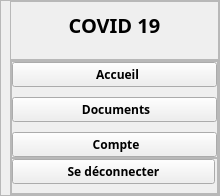
     <widget class="QWidget" name="leftMenu" native="true">
      <property name="sizePolicy">
       <sizepolicy hsizetype="Preferred" vsizetype="Expanding">
        <horstretch>0</horstretch>
        <verstretch>0</verstretch>
       </sizepolicy>
      </property>
      <property name="minimumSize">
       <size>
        <width>220</width>
        <height>0</height>
       </size>
      </property>
      <property name="maximumSize">
       <size>
        <width>220</width>
        <height>16777215</height>
       </size>
      </property>
      <layout class="QVBoxLayout" name="verticalLayout_6">
       <property name="spacing">
        <number>6</number>
       </property>
       <property name="leftMargin">
        <number>0</number>
       </property>
       <property name="topMargin">
        <number>0</number>
       </property>
       <property name="rightMargin">
        <number>0</number>
       </property>
       <property name="bottomMargin">
        <number>0</number>
       </property>
       <item>
        <widget class="QFrame" name="leftMenuFrame">
         <property name="sizePolicy">
          <sizepolicy hsizetype="Preferred" vsizetype="Expanding">
           <horstretch>0</horstretch>
           <verstretch>0</verstretch>
          </sizepolicy>
         </property>
         <property name="frameShape">
          <enum>QFrame::StyledPanel</enum>
         </property>
         <property name="frameShadow">
          <enum>QFrame::Raised</enum>
         </property>
         <layout class="QVBoxLayout" name="verticalLayout_7">
          <property name="spacing">
           <number>0</number>
          </property>
          <property name="leftMargin">
           <number>9</number>
          </property>
          <property name="topMargin">
           <number>0</number>
          </property>
          <property name="rightMargin">
           <number>0</number>
          </property>
          <property name="bottomMargin">
           <number>0</number>
          </property>
          <item>
           <widget class="QFrame" name="frame_2">
            <property name="frameShape">
             <enum>QFrame::StyledPanel</enum>
            </property>
            <property name="frameShadow">
             <enum>QFrame::Raised</enum>
            </property>
            <layout class="QHBoxLayout" name="horizontalLayout_8">
             <property name="bottomMargin">
              <number>20</number>
             </property>
             <item>
              <widget class="QLabel" name="logoLbl">
               <property name="font">
                <font>
                 <family>Noto Sans</family>
                 <pointsize>15</pointsize>
                 <weight>75</weight>
                 <bold>true</bold>
                </font>
               </property>
               <property name="text">
                <string>COVID 19</string>
               </property>
               <property name="alignment">
                <set>Qt::AlignCenter</set>
               </property>
              </widget>
             </item>
            </layout>
           </widget>
          </item>
          <item>
           <widget class="QFrame" name="frame_3">
            <property name="sizePolicy">
             <sizepolicy hsizetype="Preferred" vsizetype="Expanding">
              <horstretch>0</horstretch>
              <verstretch>0</verstretch>
             </sizepolicy>
            </property>
            <property name="frameShape">
             <enum>QFrame::StyledPanel</enum>
            </property>
            <property name="frameShadow">
             <enum>QFrame::Raised</enum>
            </property>
            <layout class="QVBoxLayout" name="verticalLayout_9">
             <property name="spacing">
              <number>0</number>
             </property>
             <property name="leftMargin">
              <number>0</number>
             </property>
             <property name="topMargin">
              <number>0</number>
             </property>
             <property name="rightMargin">
              <number>0</number>
             </property>
             <property name="bottomMargin">
              <number>0</number>
             </property>
             <item alignment="Qt::AlignTop">
              <widget class="QFrame" name="leftBtnFrame">
               <property name="sizePolicy">
                <sizepolicy hsizetype="Preferred" vsizetype="Expanding">
                 <horstretch>0</horstretch>
                 <verstretch>0</verstretch>
                </sizepolicy>
               </property>
               <property name="frameShape">
                <enum>QFrame::StyledPanel</enum>
               </property>
               <property name="frameShadow">
                <enum>QFrame::Raised</enum>
               </property>
               <layout class="QVBoxLayout" name="verticalLayout_8">
                <property name="spacing">
                 <number>10</number>
                </property>
                <property name="leftMargin">
                 <number>0</number>
                </property>
                <property name="topMargin">
                 <number>0</number>
                </property>
                <property name="rightMargin">
                 <number>0</number>
                </property>
                <property name="bottomMargin">
                 <number>0</number>
                </property>
                <item>
                 <widget class="QPushButton" name="homeBtn">
                  <property name="font">
                   <font>
                    <family>Noto Sans</family>
                    <weight>75</weight>
                    <bold>true</bold>
                   </font>
                  </property>
                  <property name="cursor">
                   <cursorShape>PointingHandCursor</cursorShape>
                  </property>
                  <property name="text">
                   <string>  Accueil</string>
                  </property>
                  <property name="icon">
                   <iconset resource="../resource.qrc">
                    <normaloff>:/icons/icons/others/home-removebg-preview.png</normaloff>:/icons/icons/others/home-removebg-preview.png</iconset>
                  </property>
                  <property name="iconSize">
                   <size>
                    <width>50</width>
                    <height>50</height>
                   </size>
                  </property>
                 </widget>
                </item>
                <item>
                 <widget class="QPushButton" name="documentsBtn">
                  <property name="font">
                   <font>
                    <family>Noto Sans</family>
                    <weight>75</weight>
                    <bold>true</bold>
                   </font>
                  </property>
                  <property name="cursor">
                   <cursorShape>PointingHandCursor</cursorShape>
                  </property>
                  <property name="text">
                   <string> Documents</string>
                  </property>
                  <property name="icon">
                   <iconset resource="../resource.qrc">
                    <normaloff>:/icons/icons/others/briefcase2_document.png</normaloff>:/icons/icons/others/briefcase2_document.png</iconset>
                  </property>
                  <property name="iconSize">
                   <size>
                    <width>50</width>
                    <height>50</height>
                   </size>
                  </property>
                 </widget>
                </item>
                <item>
                 <widget class="QPushButton" name="accountLeftBtn">
                  <property name="font">
                   <font>
                    <family>Noto Sans</family>
                    <weight>75</weight>
                    <bold>true</bold>
                   </font>
                  </property>
                  <property name="cursor">
                   <cursorShape>PointingHandCursor</cursorShape>
                  </property>
                  <property name="text">
                   <string> Compte</string>
                  </property>
                  <property name="icon">
                   <iconset resource="../resource.qrc">
                    <normaloff>:/icons/icons/others/exit-removebg-preview.png</normaloff>:/icons/icons/others/exit-removebg-preview.png</iconset>
                  </property>
                  <property name="iconSize">
                   <size>
                    <width>50</width>
                    <height>50</height>
                   </size>
                  </property>
                 </widget>
                </item>
               </layout>
              </widget>
             </item>
             <item alignment="Qt::AlignBottom">
              <widget class="QFrame" name="logoutFrame">
               <property name="frameShape">
                <enum>QFrame::StyledPanel</enum>
               </property>
               <property name="frameShadow">
                <enum>QFrame::Raised</enum>
               </property>
               <layout class="QVBoxLayout" name="verticalLayout_10">
                <property name="spacing">
                 <number>10</number>
                </property>
                <property name="leftMargin">
                 <number>0</number>
                </property>
                <property name="topMargin">
                 <number>0</number>
                </property>
                <property name="rightMargin">
                 <number>2</number>
                </property>
                <property name="bottomMargin">
                 <number>9</number>
                </property>
                <item>
                 <widget class="QPushButton" name="logoutBtn">
                  <property name="font">
                   <font>
                    <family>Noto Sans</family>
                    <weight>75</weight>
                    <bold>true</bold>
                   </font>
                  </property>
                  <property name="cursor">
                   <cursorShape>PointingHandCursor</cursorShape>
                  </property>
                  <property name="text">
                   <string>Se déconnecter</string>
                  </property>
                  <property name="icon">
                   <iconset resource="../resource.qrc">
                    <normaloff>:/icons/icons/others/exit-removebg-preview.png</normaloff>:/icons/icons/others/exit-removebg-preview.png</iconset>
                  </property>
                  <property name="iconSize">
                   <size>
                    <width>50</width>
                    <height>50</height>
                   </size>
                  </property>
                  <property name="checkable">
                   <bool>false</bool>
                  </property>
                  <property name="checked">
                   <bool>false</bool>
                  </property>
                 </widget>
                </item>
               </layout>
              </widget>
             </item>
            </layout>
           </widget>
          </item>
         </layout>
        </widget>
       </item>
      </layout>
     </widget>
